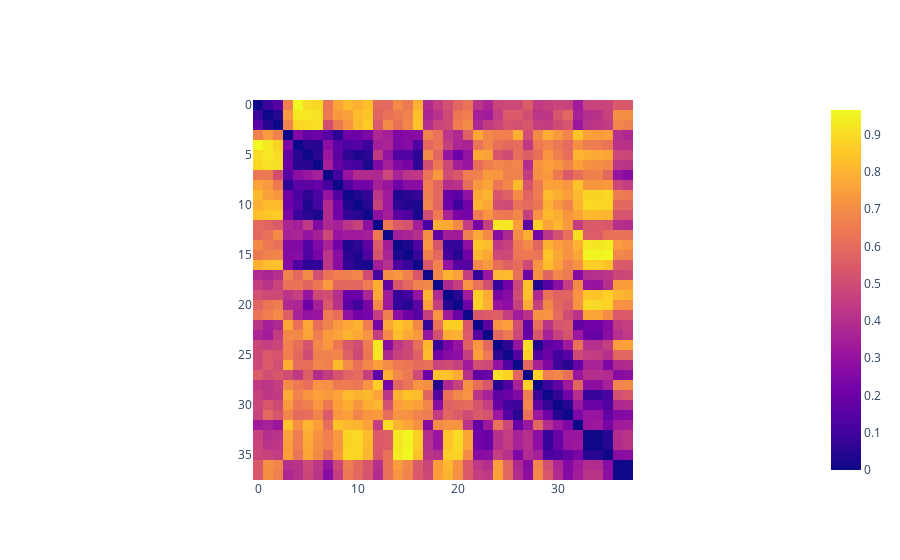

Notebook source saved alongside this figure:
### Code cell
dissim_matrix_plot = gtda.plotting.plot_heatmap(dissim_matrixes[print_obj], colorscale = None, plotly_params = { 'autocolorscale': True })
display(dissim_matrix_plot)
dissim_matrix_plot.write_image(file = f"{subj}/{exp}/dissim_matrix.svg", format = "svg")

### Figure 1 — Plotly figure (JSON) as saved in the notebook; plotly's stock layout.template omitted (floating-point values rounded to 4 significant figures; data arrays with more than 128 entries replaced by an {"elided": "..."} marker saying what was removed)
{"data": [{"type": "heatmap", "z": {"elided": "38x38 float values"}}], "layout": {"plot_bgcolor": "white", "xaxis": {"constrain": "domain", "scaleanchor": "y"}, "yaxis": {"autorange": "reversed", "constrain": "domain"}}}
